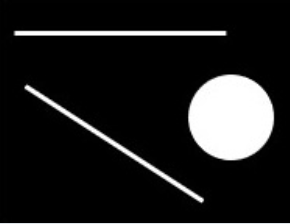
#> input picture 图像认知与OpenCV/22.霍夫变换/picture.png, 290 x 224 px
$ python '03.霍夫圆检测.py'
#> lines starting #> are read from the running program, lines starting #| are printed output that depends on the picture
# 导入OpenCV库
import cv2
import numpy as np

# 1. 读取图像
image_np = cv2.imread('./picture.png')
#> image_np is the input picture: shape (224, 290, 3); mean B, G, R 31.5, 31.5, 31.5
image_shape = image_np.shape
#> image_shape = (224, 290, 3)

# 2. 灰度化
image_gray = cv2.cvtColor(image_np, cv2.COLOR_BGR2GRAY)

# # 3. Canny边缘检测  得到边缘点
# image_canny = cv2.Canny(image_gray, 30, 70)

# 4. 霍夫圆检测
# circles = cv2.HoughCircles(image_gray, cv2.HOUGH_GRADIENT, 1, 20, param1=70, param2=50)
circles = cv2.HoughCircles(image_gray, cv2.HOUGH_GRADIENT_ALT, 1.5, 20, param1=300, param2=0.9)
#> circles = [[231, 117, 42.91]]
circles = np.int64(np.around(circles))
#> circles = [[231, 117, 43]]

# 创建一个模板图，方便绘制检测结果
image_Circle = np.zeros(image_shape, dtype=np.uint8)

for circle in circles:
    x, y, radius = circle[0]
    cv2.circle(image_Circle, (x, y), radius, (0, 0, 255), 2)
#> this loop made 1 pass
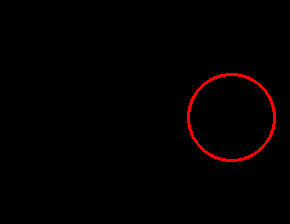
#> image_Circle: shape (224, 290, 3); mean of channels 0, 1, 2 0, 0, 3.1; drawn as B, G, R

# 结果显示
cv2.imshow('image_np', image_np)
cv2.imshow('image_Circle', image_Circle)
cv2.waitKey(0)
